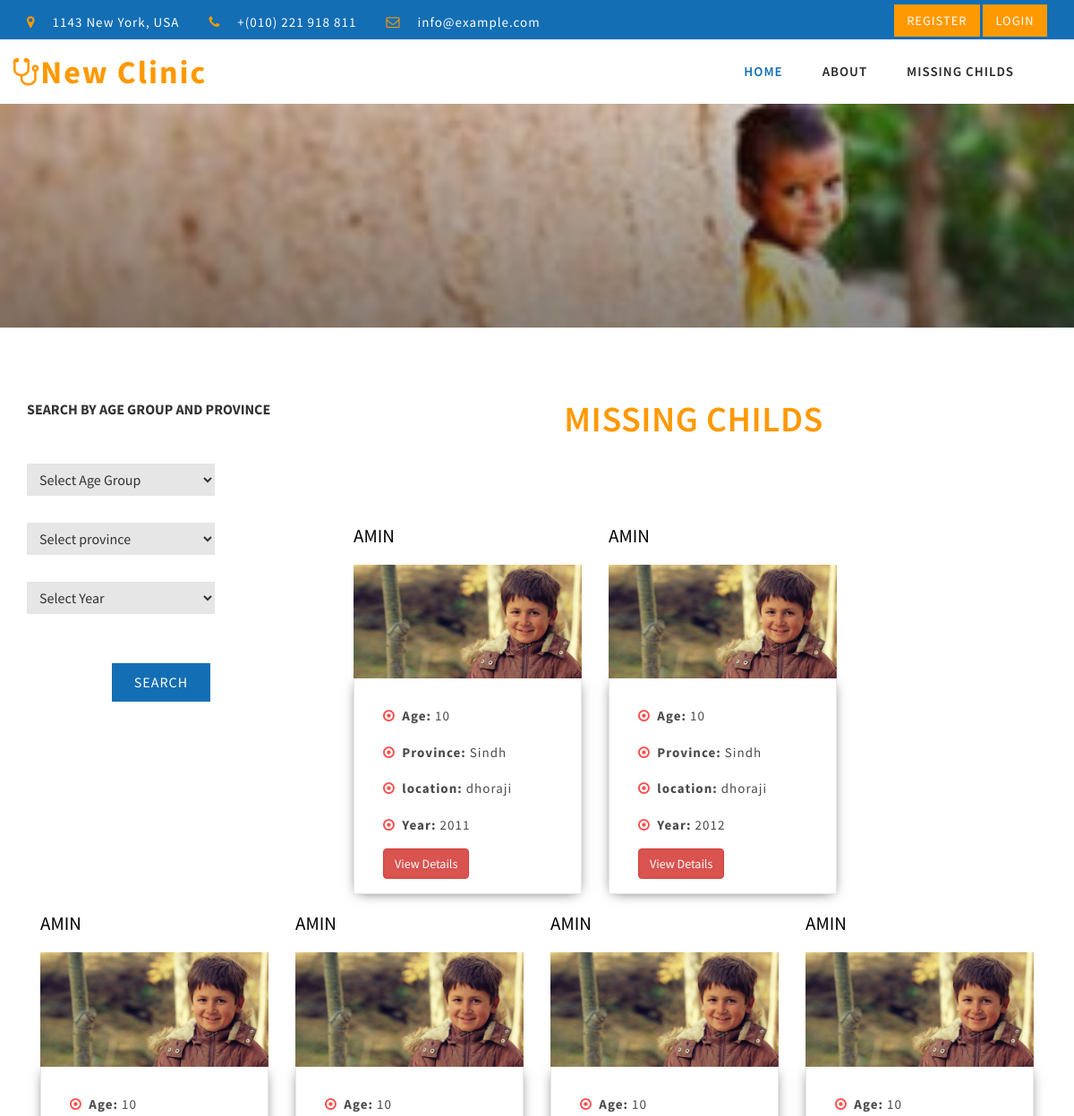
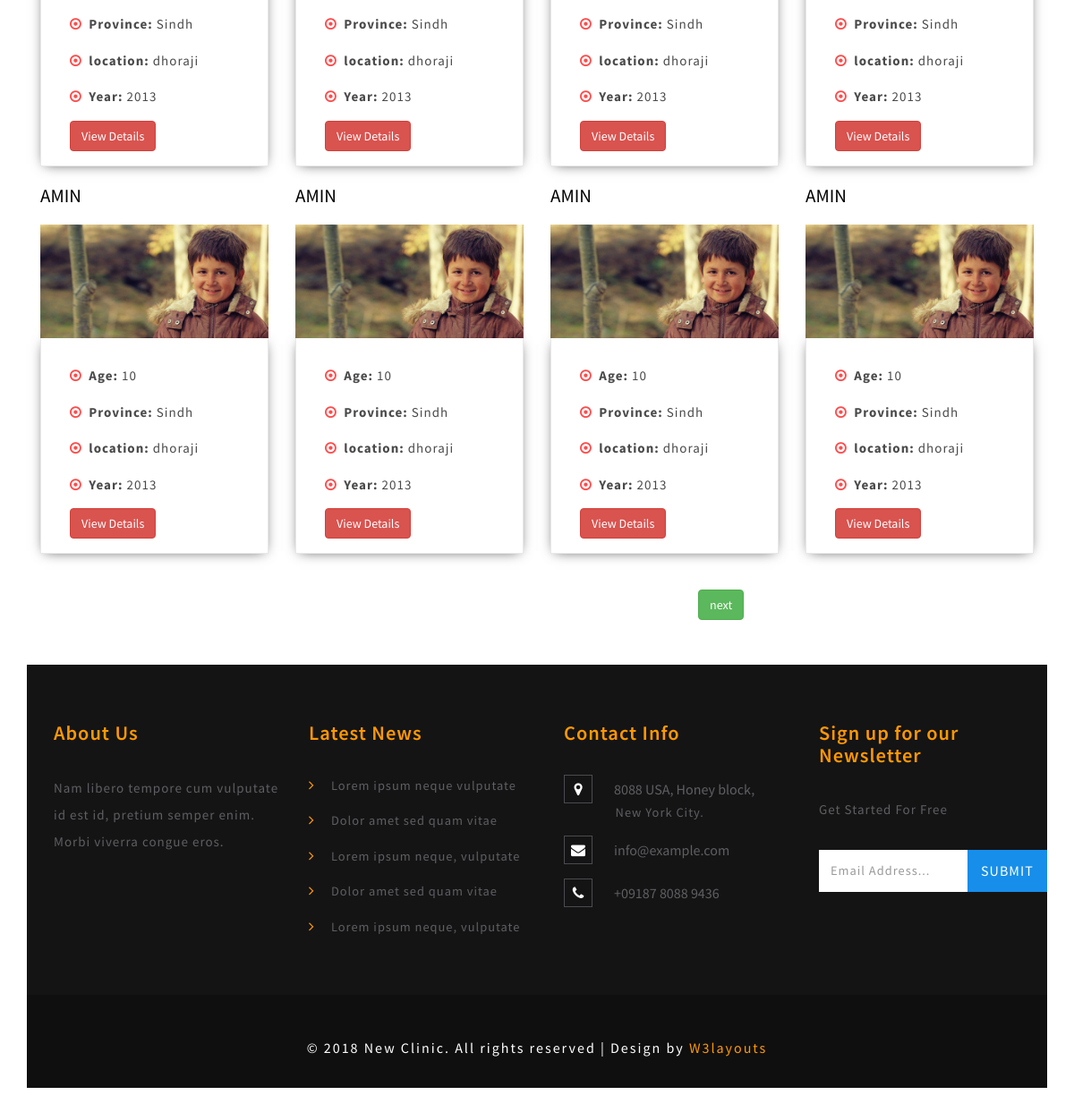
The app's page /all_posts.php with its own data (2 pictures, top to bottom).
### tables this page shows
CREATE TABLE IF NOT EXISTS `missing_child` (
  `m_id` int(11) NOT NULL AUTO_INCREMENT,
  `m_name` varchar(100) NOT NULL,
  `m_age` int(11) NOT NULL,
  `m_identification` varchar(100) NOT NULL,
  `m_location` varchar(500) NOT NULL,
  `m_getup` varchar(500) NOT NULL,
  `m_phone` varchar(11) NOT NULL,
  `m_child_image` varchar(100) NOT NULL,
  `user_id` int(11) NOT NULL,
  `status` int(11) NOT NULL,
  `province` varchar(100) NOT NULL,
  `year` int(11) NOT NULL,
  PRIMARY KEY (`m_id`)
);

### all_posts.php (the view, shortened to what this page needs)
<!DOCTYPE html>
<html>
<head>
	<link href="css/bootstrap.css" rel="stylesheet" type="text/css" media="all" />
	<link href="css/style.css" rel="stylesheet" type="text/css" media="all" />
	<link href="css/appointment_style.css" rel="stylesheet" type="text/css" media="all" />
	<link href="css/font-awesome.css" rel="stylesheet">
</head>
<body>
	<?php include('header.php') ; ?>
<div class="banner_inner_content_agile_w3l">
</div>
<div class="team">
	<div class="container">
      <div class="left">
	 <form style="margin-bottom: 150px" action="" method="post">
       	<label style="margin-bottom: 50px">SEARCH BY AGE GROUP AND PROVINCE</label>
       	<div class="form=group">
       	<select style="width:70%; margin-bottom:30px" name="age_group">
       	 	<option value="select">Select Age Group</option>
       	</select>
       </div>
    	<select style="width:70%; margin-bottom:30px" name="province">
       		<option value="select">Select province</option>
       	</select>
       	  	<select style="width:70%; margin-bottom:30px" name="year">
       			<option value="select">Select Year</option>
       	</select>
       <input type="submit" name="submit" value="Search">
       </form>
</div>
		<h3 class="heading-agileinfo">Missing Childs</h3>
           <?php
   include('config.php') ;
$count = '0' ;
$sum1 = '0' ;
$sum2 = '0' ;
 if(isset($_GET['sum']))
           {
           	$sum = $_GET['sum'] ;
           }
           else
           {
           	$sum = 0 ;
           }
        if( isset($_POST['submit']) || isset($_GET['cm']) )
        {
        	if(!isset($_POST['submit']))
           {
      $age = $_SESSION['age_group'] ;
         $province = $_SESSION['province'] ;
         $year = $_SESSION['year'] ;
      }
      else
      {
      	    $age = $_POST['age_group'] ;
          $province = $_POST['province'] ;
          $year = $_POST['year'] ;
     $_SESSION['age_group'] = $age ;
          $_SESSION['province'] = $province ;
          $_SESSION['year'] = $year ;
      }
           if($province == 'select')
           	{
           		if($year == 'select')
           		{
           			if($age == 'select')
           			{
           					$query = "select * from missing_child where status = '1'" ;
           			}
           			else
           			{
           			 if($age == '1')
          {
          	$query = "select * from missing_child where  status = '1' and m_age between '1' and '3' " ;
          }
           if($age == '2')
          {
          	$query = "select * from missing_child where  status = '1' and m_age between '4' and '7' ";
          }
              if($age == '3')
          {
          	$query = "select * from missing_child where  status = '1' and m_age between '7' and '10' ";
          }
              if($age == '4')
          {
          	$query = "select * from missing_child where   status = '1' and m_age > '10	' ";
          }
           }
           		}
           		else
           		{
         if($age == 'select')
         {
            	$query = "select * from missing_child where year = '$year' and status = '1' " ;
         }
         else
         {
 if($age == '1')
          {
          	$query = "select * from missing_child where year = '$year' and status = '1' and m_age between '1' and '3' " ;
          }
           if($age == '2')
          {
          	$query = "select * from missing_child where year = '$year'  and status = '1' and m_age between '4' and '7' ";
          }
              if($age == '3')
          {
          	$query = "select * from missing_child where year = '$year' and status = '1' and m_age between '7' and '10' ";
          }
              if($age == '4')
          {
          	$query = "select * from missing_child where year = '$year' and  status = '1' and m_age > '10	' ";
          }
}
           		}
           	}
           else
           	{
           		if($year == 'select')
           		{
           			if($age == 'select')
           			{
           					$query = "select * from missing_child where province = '$province' and status = '1'" ;
           			}
           			else
           			{
           			 if($age == '1')
          {
          	$query = "select * from missing_child where province = '$province' and  status = '1' and m_age between '1' and '3' " ;
          }
           if($age == '2')
          {
          	$query = "select * from missing_child where province = '$province' and  status = '1' and m_age between '4' and '7' ";
          }
              if($age == '3')
          {
          	$query = "select * from missing_child where province = '$province' and  status = '1' and m_age between '7' and '10' ";
          }
              if($age == '4')
          {
          	$query = "select * from missing_child where province = '$province' and   status = '1' and m_age > '10	' ";
          }
           }
           		}
           		else
           		{
         if($age == 'select')
         {
            	$query = "select * from missing_child where province = '$province' and year = '$year' and status = '1' " ;
         }
         else
         {
 if($age == '1')
          {
          	$query = "select * from missing_child where province = '$province' and year = '$year' and status = '1' and m_age between '1' and '3' " ;
          }
           if($age == '2')
          {
          	$query = "select * from missing_child where province = '$province' and year = '$year'  and status = '1' and m_age between '4' and '7' ";
          }
              if($age == '3')
          {
          	$query = "select * from missing_child where province = '$province' and year = '$year' and status = '1' and m_age between '7' and '10' ";
          }
              if($age == '4')
          {
          	$query = "select * from missing_child where province = '$province' and year = '$year' and  status = '1' and m_age > '10	' ";
          }
}
           		}
           	}
          $result = $conn->query($query) ;
                  while($row = $result->fetch_assoc())
                  {
                  	  $count++ ;
                $sum1++;
                 if($sum1 > $sum)
                 {
               $sum2++ ;
               if($sum2 == '11')
               {
               	break ;
               }
               ?>
	<div class="teamgrids">
			<div class="col-md-3 teamgrid1">
					<h3><?php echo $row['m_name'] ?></h3>
				<img src="missing_child/<?php echo $row['m_child_image'] ?>" class="img-responsive" alt="" />
				<div class="teaminfo">
					<p><i class="fa fa-dot-circle-o" aria-hidden="true"></i><strong>Age:</strong> <?php echo $row['m_age'] ?></p>
						<p><i class="fa fa-dot-circle-o" aria-hidden="true"></i><strong>Province:</strong> <?php echo $row['province'] ?></p>
								<p><i class="fa fa-dot-circle-o" aria-hidden="true"></i><strong>location:</strong> <?php echo $row['m_location'] ?></p>
										<p><i class="fa fa-dot-circle-o" aria-hidden="true"></i><strong>Year:</strong> <?php echo $row['year'] ?></p>
			<a class="btn btn-danger" href="next.php?m=<?php echo $row['m_id'] ?>">View Details</a>
				</div>
			</div>
               <?php
           }
                  }
  if($count == '0')
  {
  	  echo "<p style ='color:red'>Sorry no records are found !!!</p>";
  }
        }
               else
               {
                  $query = "select * from missing_child where status = '1'";
                  $result = $conn->query($query) ;
                  while($row = $result->fetch_assoc())
                  {
                  	  $sum1++;
                 if($sum1 > $sum)
                 {
               $sum2++ ;
               if($sum2 == '11')
               {
               	break ;
               }
               ?>
	<div class="teamgrids">
			<div class="col-sm-3 teamgrid1">
					<h3><?php echo $row['m_name'] ?></h3>
				<img src="missing_child/<?php echo $row['m_child_image'] ?>" class="img-responsive" alt="" />
				<div class="teaminfo">
					<p><i class="fa fa-dot-circle-o" aria-hidden="true"></i><strong>Age:</strong> <?php echo $row['m_age'] ?></p>
						<p><i class="fa fa-dot-circle-o" aria-hidden="true"></i><strong>Province:</strong> <?php echo $row['province'] ?></p>
								<p><i class="fa fa-dot-circle-o" aria-hidden="true"></i><strong>location:</strong> <?php echo $row['m_location'] ?></p>
										<p><i class="fa fa-dot-circle-o" aria-hidden="true"></i><strong>Year:</strong> <?php echo $row['year'] ?></p>
			<a class="btn btn-danger"href="next.php?m=<?php echo $row['m_id'] ?>">View Details</a>
				</div>
			</div>
               <?php
               }
                  }
  }
           ?>
			<div class="clearfix">
			</div>
		</div>
	</div>
</div>
<div style="margin-left: 750px; margin-bottom: 50px;margin-top: 40px">
	<?php
    if(isset($_POST['submit']) or isset($_GET['cm']))
    {
    	?>
 <a class="btn btn-success" href="all_posts.php?sum=<?php echo $sum + 10 ?>&cm=1">next</a>
    	<?php
    }
    else
    {
    	    	?>
 <a class="btn btn-success" href="all_posts.php?sum=<?php echo $sum + 10 ?>">next</a>
    	<?php
    }
	?>
</div>
</div>
	<div class="footer_top_agile_w3ls">
		<div class="container">
			<div class="col-md-3 footer_grid">
				<h3>About Us</h3>
				<p>Nam libero tempore cum vulputate id est id, pretium semper enim. Morbi viverra congue eros.
				</p>
			</div>
			<div class="col-md-3 footer_grid">
				<h3>Latest News</h3>
				<ul class="footer_grid_list">
					<li><i class="fa fa-angle-right" aria-hidden="true"></i>
						<a href="#" data-toggle="modal" data-target="#myModal">Lorem ipsum neque vulputate </a>
					</li>
					<li><i class="fa fa-angle-right" aria-hidden="true"></i>
						<a href="#" data-toggle="modal" data-target="#myModal">Dolor amet sed quam vitae</a>
					</li>
					<li><i class="fa fa-angle-right" aria-hidden="true"></i>
						<a href="#" data-toggle="modal" data-target="#myModal">Lorem ipsum neque, vulputate </a>
					</li>
					<li><i class="fa fa-angle-right" aria-hidden="true"></i>
						<a href="#" data-toggle="modal" data-target="#myModal">Dolor amet sed quam vitae</a>
					</li>
					<li><i class="fa fa-angle-right" aria-hidden="true"></i>
						<a href="#" data-toggle="modal" data-target="#myModal">Lorem ipsum neque, vulputate </a>
					</li>
				</ul>
			</div>
			<div class="col-md-3 footer_grid">
				<h3>Contact Info</h3>
				<ul class="address">
					<li><i class="fa fa-map-marker" aria-hidden="true"></i>8088 USA, Honey block, <span>New York City.</span></li>
					<li><i class="fa fa-envelope" aria-hidden="true"></i><a href="mailto:info@example.com">info@example.com</a></li>
					<li><i class="fa fa-phone" aria-hidden="true"></i>+09187 8088 9436</li>
				</ul>
			</div>
			<div class="col-md-3 footer_grid ">
				<h3>Sign up for our Newsletter</h3>
				<p>Get Started For Free</p>
				<div class="footer_grid_right">
					<form action="#" method="post">
						<input type="email" name="Email" placeholder="Email Address..." required="">
						<input type="submit" value="Submit">
					</form>
				</div>
			</div>
			<div class="clearfix"> </div>
		</div>
	</div>
	<div class="footer_wthree_agile">
		<p>© 2018 New Clinic. All rights reserved | Design by <a href="http://w3layouts.com">W3layouts</a></p>
	</div>
</body>
</html>

### header.php (shortened to what this page needs)
<div class="header" id="home">
		<div class="top_menu_w3layouts">
<div class="container">
			<div class="header_left">
				<ul>
					<li><i class="fa fa-map-marker" aria-hidden="true"></i> 1143 New York, USA</li>
					<li><i class="fa fa-phone" aria-hidden="true"></i> +(010) 221 918 811</li>
					<li><i class="fa fa-envelope-o" aria-hidden="true"></i> <a href="mailto:info@example.com">info@example.com</a></li>
				</ul>
			</div>
			<div class="header_right">
				<ul class="forms_right">
					<?php
                  if(!isset($_SESSION['ada']))
                  {
                ?>
	<li><a href="reg.php"> Register</a> </li>
	<li><a href="login.php"> Login</a> </li>
                  	<?php
                  }
					?>
				</ul>
			</div>
			<div class="clearfix"> </div>
			</div>
		</div>
		<div class="content white">
			<nav class="navbar navbar-default" role="navigation">
				<div class="container">
					<div class="navbar-header">
						<a class="navbar-brand" href="index.php">
							<h1><span class="fa fa-stethoscope" aria-hidden="true"></span>New Clinic </h1>
						</a>
					</div>
					<div class="collapse navbar-collapse" id="bs-example-navbar-collapse-1">
						<nav>
							<ul class="nav navbar-nav">
								<li><a href="index.php" class="active">Home</a></li>
								<li><a href="about.php">About</a></li>
										<li><a href="all_posts.php">Missing Childs</a></li>
							</ul>
						</nav>
					</div>
				</div>
			</nav>
		</div>
	</div>

### css/appointment_style.css (style rules this page uses)
body { padding: 0; margin: 0; font-family: 'Source Sans Pro', sans-serif; }
body a { color:red; transition: 0.5s all; -webkit-transition: 0.5s all; -moz-transition: 0.5s all; -o-transition: 0.5s all; -ms-transition: 0.5s all; text-decoration: none; }
input[type="button"], input[type="submit"] { transition: 0.5s all; -webkit-transition: 0.5s all; -moz-transition: 0.5s all; -o-transition: 0.5s all; -ms-transition: 0.5s all; }
h1, h2, h3, h4, h5, h6 { margin: 0; padding: 0; font-family: 'Source Sans Pro', sans-serif; }
p { margin: 0; }
ul { margin: 0; padding: 0; }
li { list-style-type:none; }
label { margin: 0; }
select { width: 99%; padding: 7px 10px; background-color: rgba(216, 216, 216, 0.63); border: none; }
input[type="submit"] { display: block; margin: auto; padding: 10px 25px; margin-top: 25px; background-color: #146eb4; color: white; border:none; outline:none; text-transform: uppercase; letter-spacing: 1px; outline: 0; cursor: pointer; }
input[type="email"] { padding: 7px; background-color: rgba(216, 216, 216, 0.63); border: 0; width: 99%; color: #0f0e10; }

### all_posts.php (style rules this page uses)
.left { width: 300px; height: 40%; float:left; margin-right: 50px }

### records on screen
missing_child: m_name "AMIN", m_child_image (picture), m_age "10", province "Sindh", m_location "dhoraji", year "2011"
missing_child: m_name "AMIN", m_child_image (picture), m_age "10", province "Sindh", m_location "dhoraji", year "2012"
missing_child: m_name "AMIN", m_child_image (picture), m_age "10", province "Sindh", m_location "dhoraji", year "2013"
missing_child: m_name "AMIN", m_child_image (picture), m_age "10", province "Sindh", m_location "dhoraji", year "2013"
missing_child: m_name "AMIN", m_child_image (picture), m_age "10", province "Sindh", m_location "dhoraji", year "2013"
missing_child: m_name "AMIN", m_child_image (picture), m_age "10", province "Sindh", m_location "dhoraji", year "2013"
missing_child: m_name "AMIN", m_child_image (picture), m_age "10", province "Sindh", m_location "dhoraji", year "2013"
missing_child: m_name "AMIN", m_child_image (picture), m_age "10", province "Sindh", m_location "dhoraji", year "2013"
missing_child: m_name "AMIN", m_child_image (picture), m_age "10", province "Sindh", m_location "dhoraji", year "2013"
missing_child: m_name "AMIN", m_child_image (picture), m_age "10", province "Sindh", m_location "dhoraji", year "2013"
